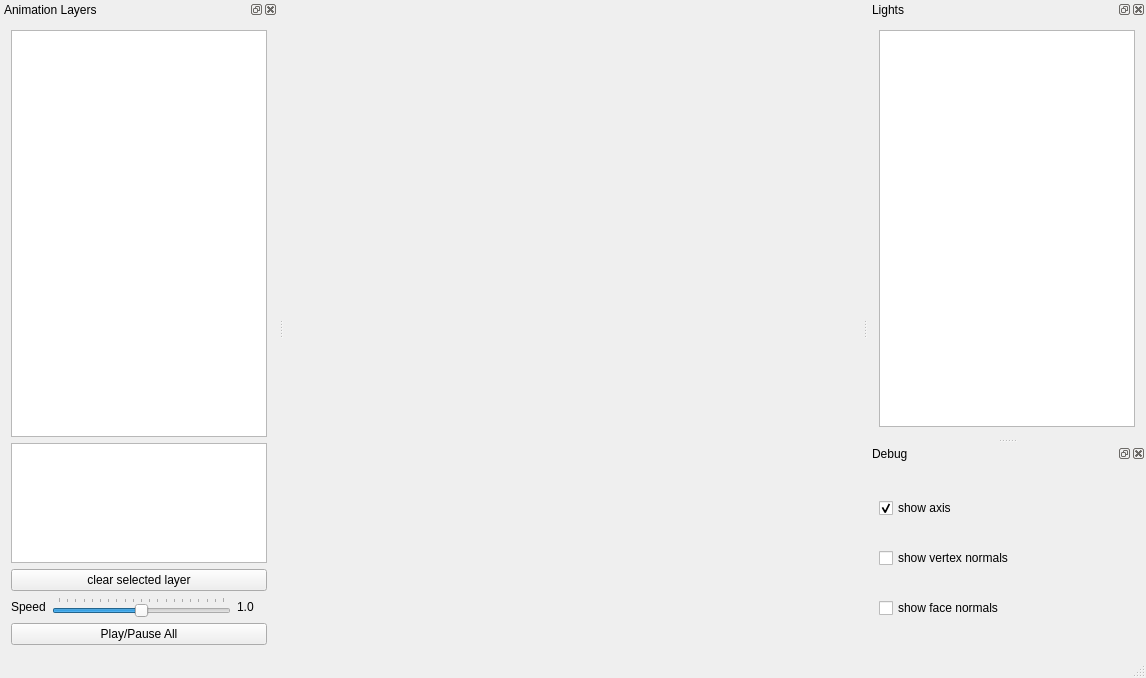
<?xml version="1.0" encoding="UTF-8"?>
<ui version="4.0">
 <class>ArxViewerClass</class>
 <widget class="QMainWindow" name="ArxViewerClass">
  <property name="geometry">
   <rect>
    <x>0</x>
    <y>0</y>
    <width>1146</width>
    <height>678</height>
   </rect>
  </property>
  <property name="windowTitle">
   <string>Arx Viewer</string>
  </property>
  <property name="locale">
   <locale language="C" country="AnyCountry"/>
  </property>
  <widget class="QWidget" name="centralWidget">
   <property name="autoFillBackground">
    <bool>false</bool>
   </property>
   <layout class="QGridLayout" name="gridLayout">
    <item row="0" column="0">
     <layout class="QVBoxLayout" name="verticalLayout"/>
    </item>
   </layout>
  </widget>
  <widget class="QStatusBar" name="statusBar"/>
  <widget class="QDockWidget" name="animationLayersDock">
   <property name="sizePolicy">
    <sizepolicy hsizetype="Preferred" vsizetype="Minimum">
     <horstretch>0</horstretch>
     <verstretch>0</verstretch>
    </sizepolicy>
   </property>
   <property name="windowTitle">
    <string>Animation Layers</string>
   </property>
   <attribute name="dockWidgetArea">
    <number>1</number>
   </attribute>
   <widget class="QWidget" name="animationLayersContent">
    <layout class="QGridLayout" name="gridLayout_2">
     <item row="2" column="0" colspan="3">
      <widget class="QPushButton" name="pushButton">
       <property name="text">
        <string>clear selected layer</string>
       </property>
      </widget>
     </item>
     <item row="1" column="0" colspan="3">
      <widget class="QListView" name="animationLayersList">
       <property name="sizePolicy">
        <sizepolicy hsizetype="Expanding" vsizetype="Preferred">
         <horstretch>0</horstretch>
         <verstretch>0</verstretch>
        </sizepolicy>
       </property>
       <property name="minimumSize">
        <size>
         <width>0</width>
         <height>120</height>
        </size>
       </property>
       <property name="verticalScrollBarPolicy">
        <enum>Qt::ScrollBarAlwaysOff</enum>
       </property>
       <property name="horizontalScrollBarPolicy">
        <enum>Qt::ScrollBarAlwaysOff</enum>
       </property>
       <property name="sizeAdjustPolicy">
        <enum>QAbstractScrollArea::AdjustToContents</enum>
       </property>
       <property name="alternatingRowColors">
        <bool>true</bool>
       </property>
       <property name="resizeMode">
        <enum>QListView::Adjust</enum>
       </property>
       <property name="uniformItemSizes">
        <bool>true</bool>
       </property>
      </widget>
     </item>
     <item row="3" column="0">
      <widget class="QLabel" name="label">
       <property name="text">
        <string>Speed</string>
       </property>
      </widget>
     </item>
     <item row="3" column="2">
      <widget class="QLabel" name="animationSpeedLabel">
       <property name="sizePolicy">
        <sizepolicy hsizetype="Fixed" vsizetype="Preferred">
         <horstretch>0</horstretch>
         <verstretch>0</verstretch>
        </sizepolicy>
       </property>
       <property name="minimumSize">
        <size>
         <width>30</width>
         <height>0</height>
        </size>
       </property>
       <property name="text">
        <string>1.0</string>
       </property>
       <property name="textFormat">
        <enum>Qt::PlainText</enum>
       </property>
       <property name="textInteractionFlags">
        <set>Qt::TextSelectableByMouse</set>
       </property>
      </widget>
     </item>
     <item row="5" column="0" colspan="3">
      <widget class="QPushButton" name="pushButton_2">
       <property name="text">
        <string>Play/Pause All</string>
       </property>
       <property name="checkable">
        <bool>true</bool>
       </property>
       <property name="checked">
        <bool>false</bool>
       </property>
      </widget>
     </item>
     <item row="3" column="1">
      <widget class="QSlider" name="horizontalSlider_2">
       <property name="minimum">
        <number>0</number>
       </property>
       <property name="maximum">
        <number>200</number>
       </property>
       <property name="singleStep">
        <number>10</number>
       </property>
       <property name="pageStep">
        <number>50</number>
       </property>
       <property name="value">
        <number>100</number>
       </property>
       <property name="tracking">
        <bool>true</bool>
       </property>
       <property name="orientation">
        <enum>Qt::Horizontal</enum>
       </property>
       <property name="invertedAppearance">
        <bool>false</bool>
       </property>
       <property name="invertedControls">
        <bool>false</bool>
       </property>
       <property name="tickPosition">
        <enum>QSlider::TicksAbove</enum>
       </property>
       <property name="tickInterval">
        <number>10</number>
       </property>
      </widget>
     </item>
     <item row="0" column="0" colspan="3">
      <widget class="QTreeView" name="allAnimations">
       <property name="minimumSize">
        <size>
         <width>100</width>
         <height>0</height>
        </size>
       </property>
       <property name="baseSize">
        <size>
         <width>0</width>
         <height>0</height>
        </size>
       </property>
      </widget>
     </item>
    </layout>
   </widget>
  </widget>
  <widget class="QDockWidget" name="lightsDock">
   <property name="windowTitle">
    <string>Lights</string>
   </property>
   <attribute name="dockWidgetArea">
    <number>2</number>
   </attribute>
   <widget class="QWidget" name="lightsDockContent">
    <layout class="QVBoxLayout" name="verticalLayout_3">
     <item>
      <widget class="QTableView" name="lightsTable">
       <attribute name="horizontalHeaderDefaultSectionSize">
        <number>20</number>
       </attribute>
       <attribute name="horizontalHeaderMinimumSectionSize">
        <number>10</number>
       </attribute>
       <attribute name="verticalHeaderMinimumSectionSize">
        <number>10</number>
       </attribute>
      </widget>
     </item>
    </layout>
   </widget>
  </widget>
  <widget class="QDockWidget" name="dockWidget">
   <property name="windowTitle">
    <string>Debug</string>
   </property>
   <attribute name="dockWidgetArea">
    <number>2</number>
   </attribute>
   <widget class="QWidget" name="dockWidgetContents">
    <layout class="QVBoxLayout" name="verticalLayout_5">
     <item>
      <widget class="QCheckBox" name="showAxis">
       <property name="text">
        <string>show axis</string>
       </property>
       <property name="checked">
        <bool>true</bool>
       </property>
      </widget>
     </item>
     <item>
      <widget class="QCheckBox" name="showVertexNormals">
       <property name="text">
        <string>show vertex normals</string>
       </property>
      </widget>
     </item>
     <item>
      <widget class="QCheckBox" name="showFaceNormals">
       <property name="text">
        <string>show face normals</string>
       </property>
      </widget>
     </item>
    </layout>
   </widget>
  </widget>
  <action name="actionShow_Vertex_Normals">
   <property name="checkable">
    <bool>true</bool>
   </property>
   <property name="text">
    <string>Show Vertex Normals</string>
   </property>
  </action>
  <action name="actionShow_Face_Normals">
   <property name="checkable">
    <bool>true</bool>
   </property>
   <property name="text">
    <string>Show Face Normals</string>
   </property>
  </action>
 </widget>
 <layoutdefault spacing="6" margin="11"/>
 <resources/>
 <connections/>
</ui>
